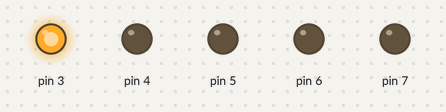
Bench run of a sketch on a simulated Arduino Uno, built with avr-gcc and run on an emulated ATmega328P. Parts: output pins drawn as LEDs (lit = HIGH).

Above: at 0.05 s.
At 0.25 s:
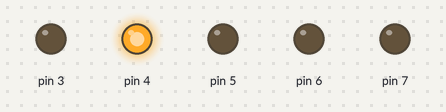
At 0.65 s:
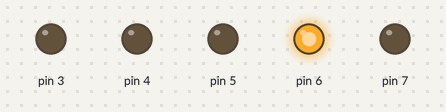
At 0.75 s:
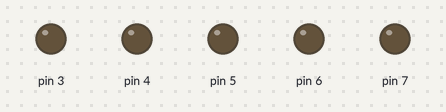
At 1.45 s:
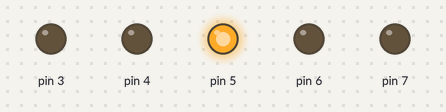
At 2.85 s:
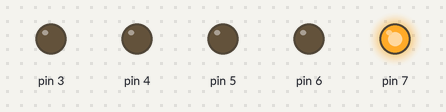
Timing chart, 0 to 3.1 s (numbered marks = the images above):
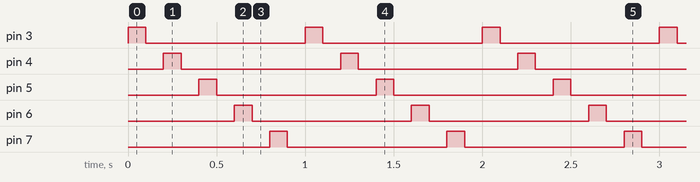

Measured:
- by itself, pin 3–7: alternates HIGH for 0.10 s and LOW for 0.90 s
- by itself, everything shown: repeats every 1.0 s, in 10 steps

The sketch:

super_lappi1.ino
```cpp
void setup()
{
 for(int i=3;i<8;i++)
 {
   pinMode(i,OUTPUT);
 }
}

void loop()
{
 for(int i=3;i<8;i++)
 {
   digitalWrite(i,HIGH);
   delay(100);
   digitalWrite(i,LOW);
   delay(100);
 }
}
```
